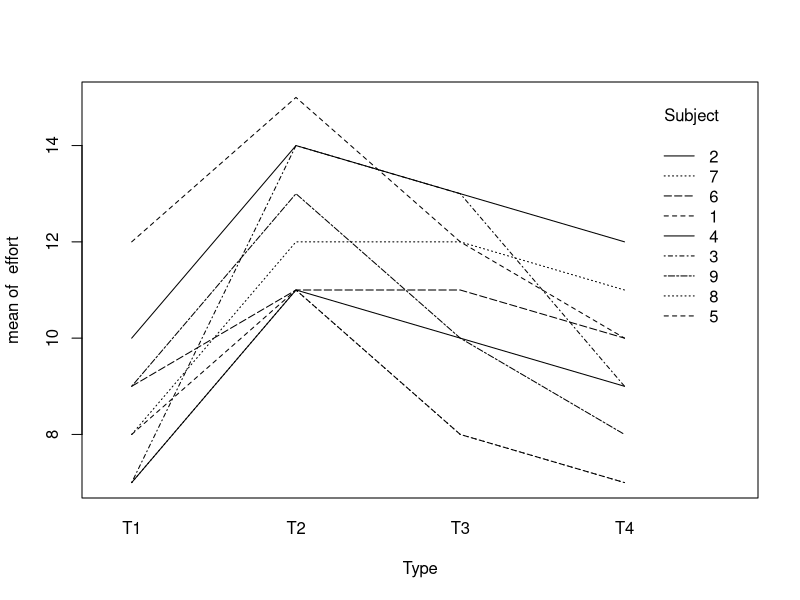
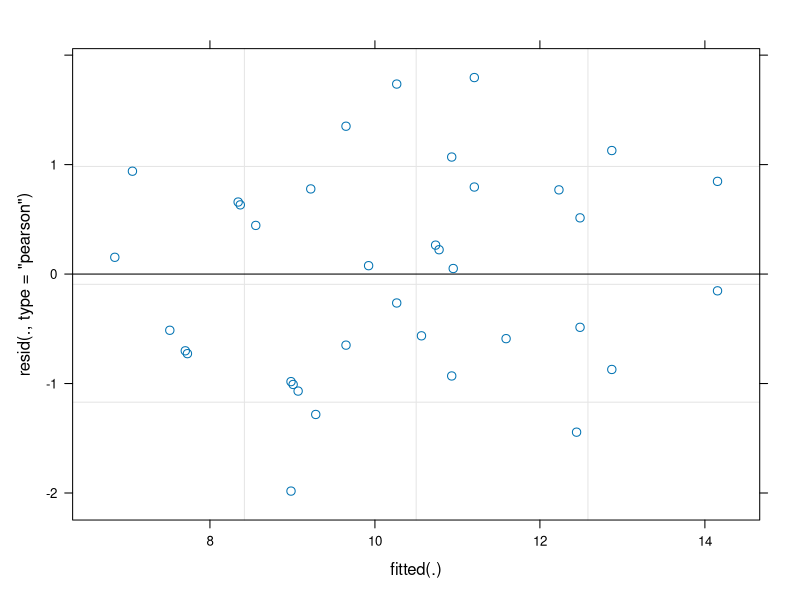
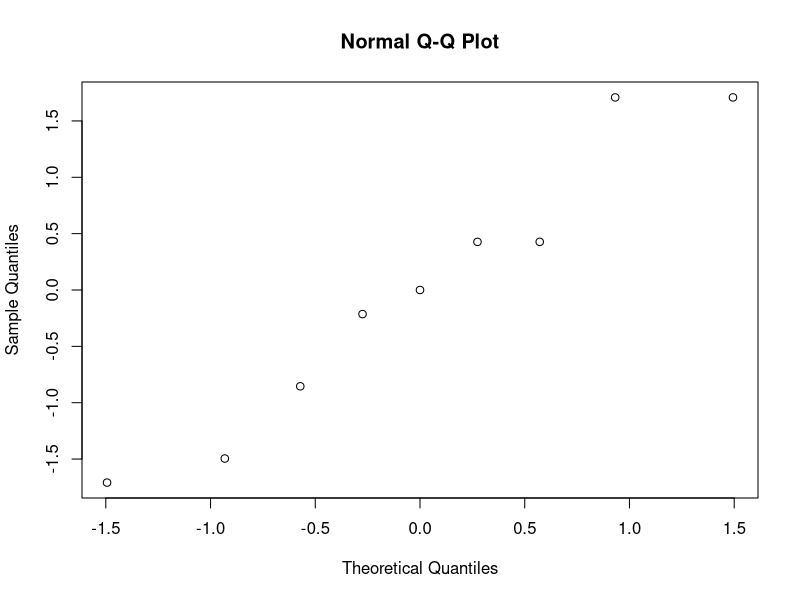
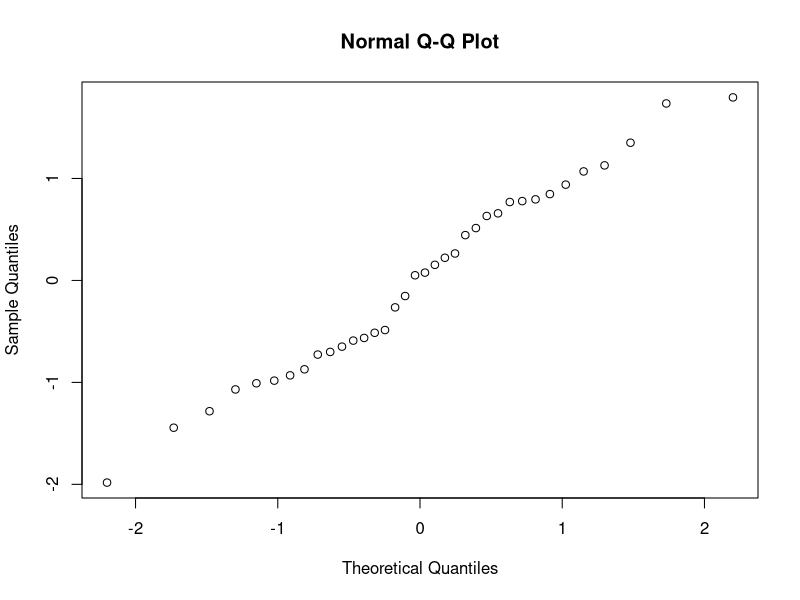
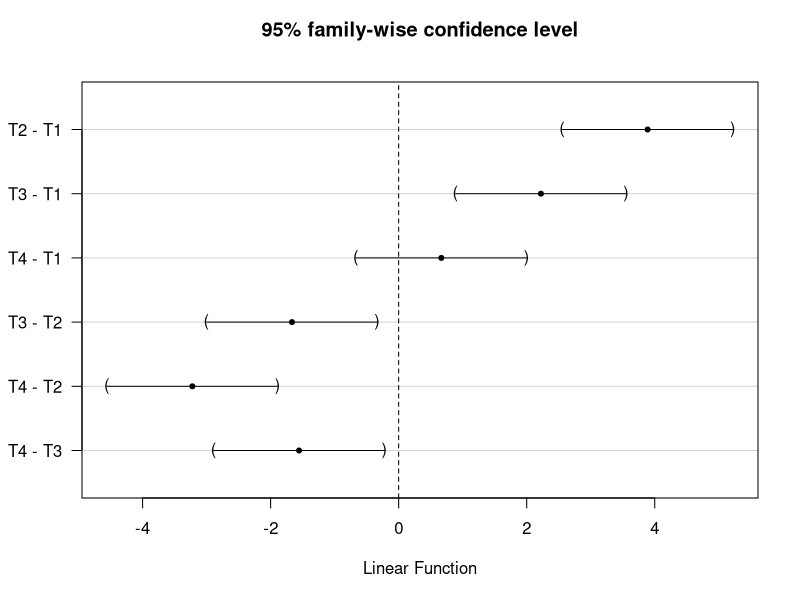

Recreate these plots in R, in order.
library(lmerTest)
library(multcomp)

## Get data & overview #####
data("ergoStool", package = "nlme")

str(ergoStool)
## technical detail:
ergoStool$Subject <- factor(ergoStool$Subject, ordered = FALSE)

## Have a look at data set
head(ergoStool)
xtabs(~ Subject + Type, data = ergoStool)

with(ergoStool, interaction.plot(x.factor = Type, trace.factor = Subject,
                                 response = effort))

## Fit mixed effects model ####
fit <- lmer(effort ~ Type + (1 | Subject), data = ergoStool)
summary(fit) ## no dummy.coef function available here

anova(fit) ## F-test for Type
rand(fit)  ## conservative tests for variance components
confint(fit, oldNames = FALSE) ## confidence intervals for all parameters

## Residual analysis ####
plot(fit)
qqnorm(ranef(fit)$Subject[,1])
qqnorm(resid(fit))

## side remark: can also use multcomp package with lmer-objects
mult <- glht(fit, linfct = mcp(Type = "Tukey"))
plot(confint(mult))

## Fit classical fixed effects model with aov
fit2 <- aov(effort ~ Type + Subject, data = ergoStool)
summary(fit2)
coef(fit2)
